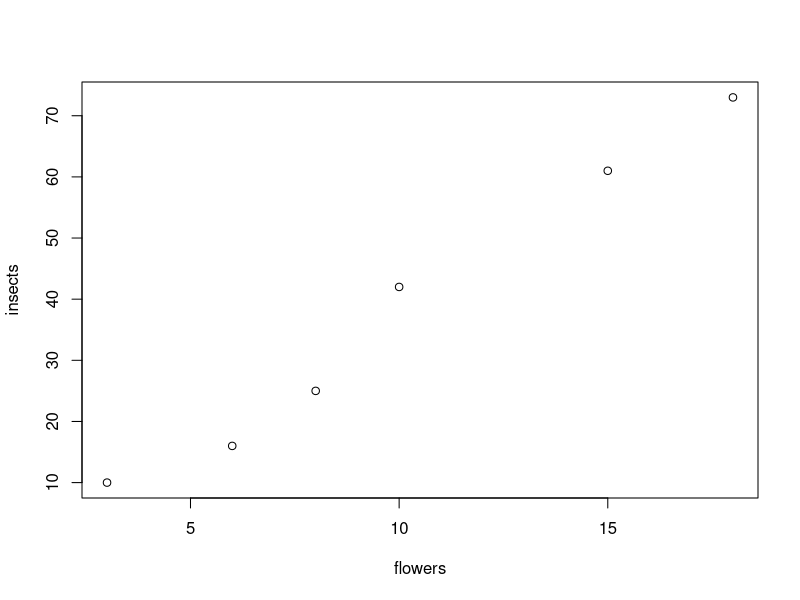
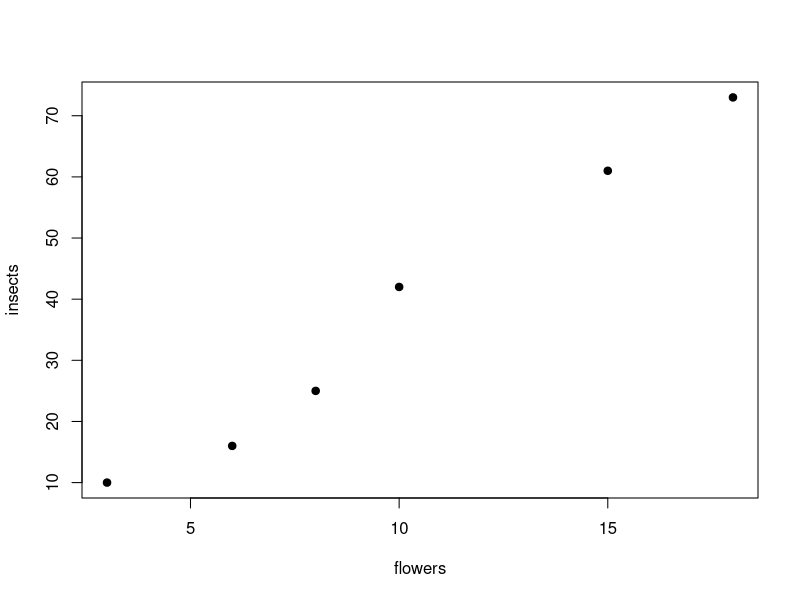
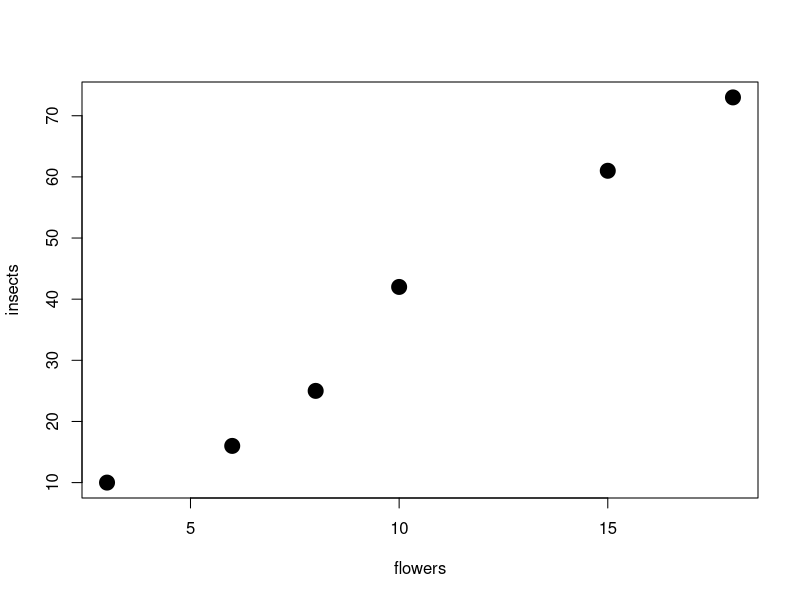

Generate these figures, in order, with R: (Note: this script raises an error after producing the figures.)
# First R script

# R as a calculator
a <- 6*7
b <- 5*8

a+b

# Arrays

flowers <- c(3, 6, 8, 10, 15, 18)
flowers

insects <- c(10,16,25,42,61,73)
insects

plot(flowers, insects)

# changing plot parameters

#symbols
plot(flowers, insects,pch=19)

#symbol dimensions
plot(flowers, insects, pch=19, cex=2)

plot(flowers, insects, pch=19, cex=2, cex=.5, col="chocolate1")
